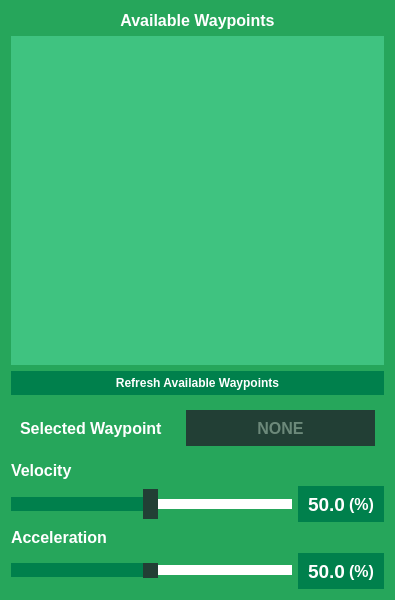
<?xml version="1.0" encoding="UTF-8"?>
<ui version="4.0">
 <class>ActionWaypointUI</class>
 <widget class="QWidget" name="ActionWaypointUI">
  <property name="geometry">
   <rect>
    <x>0</x>
    <y>0</y>
    <width>395</width>
    <height>600</height>
   </rect>
  </property>
  <property name="minimumSize">
   <size>
    <width>0</width>
    <height>0</height>
   </size>
  </property>
  <property name="maximumSize">
   <size>
    <width>16777215</width>
    <height>16777215</height>
   </size>
  </property>
  <property name="windowTitle">
   <string>Form</string>
  </property>
  <property name="styleSheet">
   <string notr="true">background-color:#26A65B ; color:#ffffff</string>
  </property>
  <layout class="QVBoxLayout" name="verticalLayout">
   <item>
    <widget class="QLabel" name="label_11">
     <property name="minimumSize">
      <size>
       <width>0</width>
       <height>0</height>
      </size>
     </property>
     <property name="font">
      <font>
       <pointsize>12</pointsize>
       <weight>75</weight>
       <bold>true</bold>
      </font>
     </property>
     <property name="styleSheet">
      <string notr="true">color:#ffffff</string>
     </property>
     <property name="text">
      <string>Available Waypoints</string>
     </property>
     <property name="alignment">
      <set>Qt::AlignCenter</set>
     </property>
    </widget>
   </item>
   <item>
    <widget class="QListWidget" name="waypoint_list">
     <property name="minimumSize">
      <size>
       <width>0</width>
       <height>180</height>
      </size>
     </property>
     <property name="maximumSize">
      <size>
       <width>16777215</width>
       <height>16777215</height>
      </size>
     </property>
     <property name="font">
      <font>
       <weight>75</weight>
       <bold>true</bold>
      </font>
     </property>
     <property name="styleSheet">
      <string notr="true">QListWidget {background-color:#3FC380; color:#ffffff;} QListView:item:selected { color: #ffffff; background-color: #223F35;border:none }</string>
     </property>
     <property name="frameShape">
      <enum>QFrame::Panel</enum>
     </property>
     <property name="frameShadow">
      <enum>QFrame::Plain</enum>
     </property>
     <property name="lineWidth">
      <number>0</number>
     </property>
     <property name="currentRow">
      <number>-1</number>
     </property>
     <property name="sortingEnabled">
      <bool>true</bool>
     </property>
    </widget>
   </item>
   <item>
    <widget class="QPushButton" name="refresh_btn">
     <property name="minimumSize">
      <size>
       <width>0</width>
       <height>24</height>
      </size>
     </property>
     <property name="font">
      <font>
       <weight>75</weight>
       <bold>true</bold>
      </font>
     </property>
     <property name="focusPolicy">
      <enum>Qt::NoFocus</enum>
     </property>
     <property name="styleSheet">
      <string notr="true">QPushButton#refresh_btn { background-color:#00804C;color:#ffffff;border:none } QPushButton#refresh_btn:hover:!pressed{ background-color:#223F35;color:#ffffff;border:none } QPushButton#refresh_btn:hover { background-color:#223F35;color:#ffffff;border:none }</string>
     </property>
     <property name="text">
      <string>Refresh Available Waypoints</string>
     </property>
     <property name="flat">
      <bool>true</bool>
     </property>
    </widget>
   </item>
   <item>
    <widget class="QWidget" name="widget" native="true">
     <layout class="QGridLayout" name="gridLayout_3">
      <item row="0" column="0">
       <widget class="QLabel" name="label_5">
        <property name="minimumSize">
         <size>
          <width>0</width>
          <height>0</height>
         </size>
        </property>
        <property name="maximumSize">
         <size>
          <width>160</width>
          <height>16777215</height>
         </size>
        </property>
        <property name="font">
         <font>
          <pointsize>12</pointsize>
          <weight>75</weight>
          <bold>true</bold>
         </font>
        </property>
        <property name="styleSheet">
         <string notr="true">color:#ffffff</string>
        </property>
        <property name="text">
         <string>Selected Waypoint</string>
        </property>
       </widget>
      </item>
      <item row="0" column="1">
       <widget class="QLabel" name="waypoint_label">
        <property name="minimumSize">
         <size>
          <width>0</width>
          <height>36</height>
         </size>
        </property>
        <property name="font">
         <font>
          <pointsize>12</pointsize>
          <weight>75</weight>
          <bold>true</bold>
         </font>
        </property>
        <property name="styleSheet">
         <string notr="true">background-color:#223F35 ; color:#6C897A</string>
        </property>
        <property name="text">
         <string>NONE</string>
        </property>
        <property name="alignment">
         <set>Qt::AlignCenter</set>
        </property>
       </widget>
      </item>
     </layout>
    </widget>
   </item>
   <item>
    <widget class="QLabel" name="label_2">
     <property name="font">
      <font>
       <pointsize>12</pointsize>
       <weight>75</weight>
       <bold>true</bold>
      </font>
     </property>
     <property name="text">
      <string>Velocity</string>
     </property>
    </widget>
   </item>
   <item>
    <layout class="QHBoxLayout" name="horizontalLayout">
     <property name="spacing">
      <number>0</number>
     </property>
     <item>
      <widget class="QSlider" name="vel_slider">
       <property name="minimumSize">
        <size>
         <width>0</width>
         <height>36</height>
        </size>
       </property>
       <property name="styleSheet">
        <string notr="true"> QSlider::groove:horizontal {
     height: 10px; 
     background-color:#ffffff;
     margin: 2px 0; }

 QSlider::handle:horizontal {
     background-color:#223F35;
     width: 15px;
     height:48px;
     margin: -10px 0; }

QSlider::sub-page:horizontal {
     background-color:#00804C;
 }</string>
       </property>
       <property name="minimum">
        <number>1</number>
       </property>
       <property name="maximum">
        <number>100</number>
       </property>
       <property name="singleStep">
        <number>1</number>
       </property>
       <property name="pageStep">
        <number>1</number>
       </property>
       <property name="value">
        <number>50</number>
       </property>
       <property name="sliderPosition">
        <number>50</number>
       </property>
       <property name="orientation">
        <enum>Qt::Horizontal</enum>
       </property>
       <property name="invertedAppearance">
        <bool>false</bool>
       </property>
       <property name="invertedControls">
        <bool>false</bool>
       </property>
       <property name="tickPosition">
        <enum>QSlider::NoTicks</enum>
       </property>
       <property name="tickInterval">
        <number>10</number>
       </property>
      </widget>
     </item>
     <item>
      <spacer name="horizontalSpacer">
       <property name="orientation">
        <enum>Qt::Horizontal</enum>
       </property>
       <property name="sizeType">
        <enum>QSizePolicy::Fixed</enum>
       </property>
       <property name="sizeHint" stdset="0">
        <size>
         <width>6</width>
         <height>0</height>
        </size>
       </property>
      </spacer>
     </item>
     <item>
      <widget class="QLineEdit" name="vel_field">
       <property name="minimumSize">
        <size>
         <width>50</width>
         <height>36</height>
        </size>
       </property>
       <property name="maximumSize">
        <size>
         <width>51</width>
         <height>16777215</height>
        </size>
       </property>
       <property name="font">
        <font>
         <pointsize>14</pointsize>
         <weight>75</weight>
         <bold>true</bold>
        </font>
       </property>
       <property name="styleSheet">
        <string notr="true">background-color:#00804C ; color:#ffffff;border:none</string>
       </property>
       <property name="text">
        <string>50.0</string>
       </property>
       <property name="alignment">
        <set>Qt::AlignRight|Qt::AlignTrailing|Qt::AlignVCenter</set>
       </property>
      </widget>
     </item>
     <item>
      <widget class="QLabel" name="label">
       <property name="minimumSize">
        <size>
         <width>35</width>
         <height>0</height>
        </size>
       </property>
       <property name="font">
        <font>
         <pointsize>12</pointsize>
         <weight>75</weight>
         <bold>true</bold>
        </font>
       </property>
       <property name="styleSheet">
        <string notr="true">background-color:#00804C ; color:#ffffff;border:none</string>
       </property>
       <property name="text">
        <string>(%)</string>
       </property>
      </widget>
     </item>
    </layout>
   </item>
   <item>
    <widget class="QLabel" name="label_4">
     <property name="font">
      <font>
       <pointsize>12</pointsize>
       <weight>75</weight>
       <bold>true</bold>
      </font>
     </property>
     <property name="text">
      <string>Acceleration</string>
     </property>
    </widget>
   </item>
   <item>
    <layout class="QHBoxLayout" name="horizontalLayout_2">
     <property name="spacing">
      <number>0</number>
     </property>
     <item>
      <widget class="QSlider" name="acc_slider">
       <property name="styleSheet">
        <string notr="true"> QSlider::groove:horizontal {
     height: 10px; 
     background-color:#ffffff;
     margin: 2px 0; }

 QSlider::handle:horizontal {
     background-color:#223F35;
     width: 15px;
     height:48px;
     margin: -10px 0; }

QSlider::sub-page:horizontal {
     background-color:#00804C;
 }</string>
       </property>
       <property name="minimum">
        <number>1</number>
       </property>
       <property name="maximum">
        <number>100</number>
       </property>
       <property name="singleStep">
        <number>1</number>
       </property>
       <property name="pageStep">
        <number>1</number>
       </property>
       <property name="value">
        <number>50</number>
       </property>
       <property name="orientation">
        <enum>Qt::Horizontal</enum>
       </property>
       <property name="tickPosition">
        <enum>QSlider::NoTicks</enum>
       </property>
       <property name="tickInterval">
        <number>10</number>
       </property>
      </widget>
     </item>
     <item>
      <spacer name="horizontalSpacer_2">
       <property name="orientation">
        <enum>Qt::Horizontal</enum>
       </property>
       <property name="sizeType">
        <enum>QSizePolicy::Fixed</enum>
       </property>
       <property name="sizeHint" stdset="0">
        <size>
         <width>6</width>
         <height>0</height>
        </size>
       </property>
      </spacer>
     </item>
     <item>
      <widget class="QLineEdit" name="acc_field">
       <property name="minimumSize">
        <size>
         <width>50</width>
         <height>36</height>
        </size>
       </property>
       <property name="maximumSize">
        <size>
         <width>51</width>
         <height>16777215</height>
        </size>
       </property>
       <property name="font">
        <font>
         <pointsize>14</pointsize>
         <weight>75</weight>
         <bold>true</bold>
        </font>
       </property>
       <property name="styleSheet">
        <string notr="true">background-color:#00804C ; color:#ffffff;border:none</string>
       </property>
       <property name="text">
        <string>50.0</string>
       </property>
       <property name="alignment">
        <set>Qt::AlignRight|Qt::AlignTrailing|Qt::AlignVCenter</set>
       </property>
      </widget>
     </item>
     <item>
      <widget class="QLabel" name="label_3">
       <property name="minimumSize">
        <size>
         <width>35</width>
         <height>0</height>
        </size>
       </property>
       <property name="font">
        <font>
         <pointsize>12</pointsize>
         <weight>75</weight>
         <bold>true</bold>
        </font>
       </property>
       <property name="styleSheet">
        <string notr="true">background-color:#00804C ; color:#ffffff;border:none</string>
       </property>
       <property name="text">
        <string>(%)</string>
       </property>
      </widget>
     </item>
    </layout>
   </item>
  </layout>
 </widget>
 <resources/>
 <connections/>
</ui>
